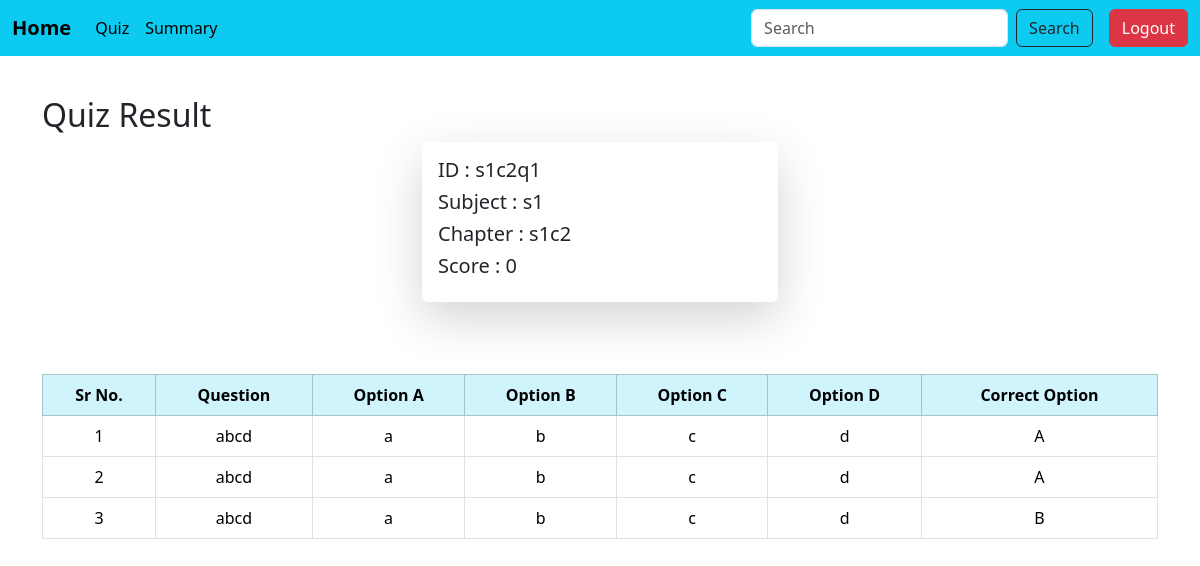
The page /user_result/14 on the database its author committed.
### models.py (models this page shows)
class Score(db.Model):
    __tablename__='score'
    id=db.Column(db.Integer,primary_key=True,autoincrement=True)
    quiz_id=db.Column(db.String(100),db.ForeignKey('quiz.id'),nullable=False)
    user_id=db.Column(db.String(100),db.ForeignKey('user.id'),nullable=False)
    attempt_timing=db.Column(db.DateTime,default=lambda:datetime.now(IST))
    tot_score=db.Column(db.Integer,nullable=False)
    quiz=db.relationship('Quiz',backref=db.backref('scores',cascade="all,delete-orphan"))
    user=db.relationship('User',backref=db.backref('scores',cascade="all,delete-orphan"))

class Chapter(db.Model):
    __tablename__='chapter'
    id=db.Column(db.String(50),primary_key=True)
    name=db.Column(db.String(100),nullable=False)
    description=db.Column(db.Text,nullable=False)
    subject_id=db.Column(db.String(100),db.ForeignKey('subject.id'),nullable=False)
    subject=db.relationship('Subject',backref=db.backref('chapters',cascade="all,delete-orphan"))

class Quiz(db.Model):
    __tablename__='quiz'
    id=db.Column(db.String(50),primary_key=True)
    chapter_id=db.Column(db.String(100),db.ForeignKey('chapter.id'),nullable=False)
    remarks=db.Column(db.String(100),nullable=False)
    quiz_date=db.Column(db.Date,nullable=False)
    time_dur=db.Column(db.String(5),nullable=False)
    chapter=db.relationship('Chapter',backref=db.backref('quizzes',cascade="all,delete-orphan"))

class Question(db.Model):
    __tablename__='question'
    id=db.Column(db.String(50),primary_key=True)
    quiz_id=db.Column(db.String(100),db.ForeignKey('quiz.id'),nullable=False)
    que=db.Column(db.Text,nullable=False)
    o_a=db.Column(db.String(300),nullable=False)
    o_b=db.Column(db.String(300),nullable=False)
    o_c=db.Column(db.String(300),nullable=False)
    o_d=db.Column(db.String(300),nullable=False)
    correct_o=db.Column(db.String(1),nullable=False)
    quiz=db.relationship('Quiz',backref=db.backref('questions',cascade="all,delete-orphan"))

### app.py (the view)
@app.route('/user_result/<score_id>')
def user_result(score_id):
    score=Score.query.filter_by(id=score_id).first()
    questions=Question.query.filter_by(quiz_id=score.quiz_id).all()
    return render_template("user_result.html",score=score,questions=questions)

### templates/user_result.html
{% include 'student_sidebar.html'%}
{% block content %}
<div class="container mt-5 pt-5" >
  <div class="row justify-content-center">
    <h2>Quiz Result </h2>
    <div class="col-md-4">
      <div class="card shadow-lg border-0 rounded">
        <div class="card-body">
    <h5>ID : {{score.quiz_id}}</h5>
    <h5>Subject : {{score.quiz.chapter.subject_id}}</h5>
    <h5>Chapter : {{score.quiz.chapter_id}}</h5>
    <h5>Score : {{score.tot_score}}</h5>
        </div>
      </div>
    </div>
  </div>
  <div class="mt-5">
          <br>
          <div class="table-responsive">
          <table class="table table-hover table-bordered">
              <thead class="table-info text-center">
                <tr>
                  <th>Sr No.</th>
                  <th>Question</th>
                  <th>Option A</th>
                  <th>Option B</th>
                  <th>Option C</th>
                  <th>Option D</th>
                  <th>Correct Option</th>
                </tr>
              </thead>
              <tbody class="text-center">
                {%for question in questions%}
                <tr>
                  <td>{{loop.index}}</td>
                  <td>{{question.que}}</td>
                  <td>{{question.o_a}}</td>
                  <td>{{question.o_b}}</td>
                  <td>{{question.o_c}}</td>
                  <td>{{question.o_d}}</td>
                  <td>{{question.correct_o}}</td>
                </tr>
                {%endfor%}
              </tbody>
            </table>
          </div>
      </div>
</div>
{% endblock %}

### rows shown on the page
Score: quiz_id "s1c2q1", tot_score "0"
Chapter: quiz.chapter.subject_id "s1"
Quiz: quiz.chapter_id "s1c2"
Question: que "abcd", o_a "a", o_b "b", o_c "c", o_d "d", correct_o "A"
Question: que "abcd", o_a "a", o_b "b", o_c "c", o_d "d", correct_o "A"
Question: que "abcd", o_a "a", o_b "b", o_c "c", o_d "d", correct_o "B"
